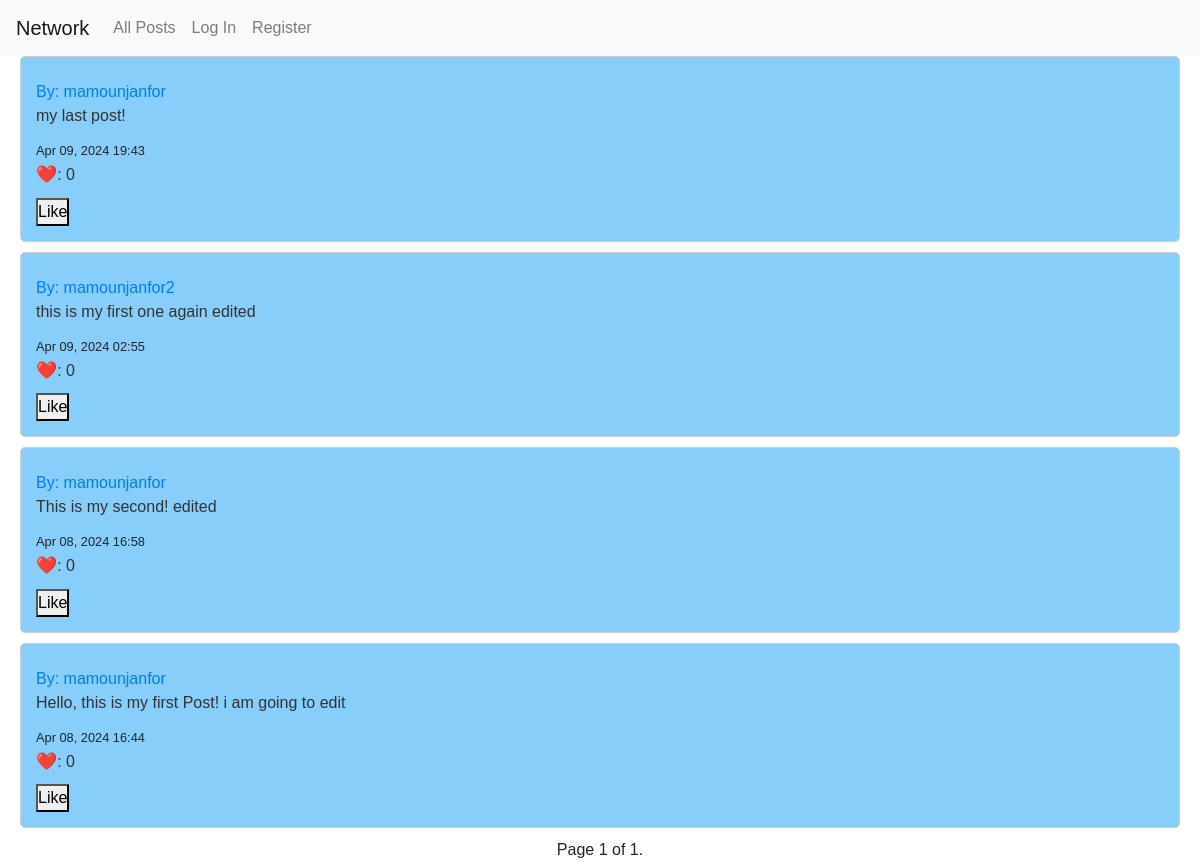
The page / on the database its author committed.
### network/models.py (models this page shows, shortened)
class Post(models.Model):
    user = models.ForeignKey(User, on_delete=models.CASCADE, related_name="author")
    content = models.TextField()
    timestamp = models.DateTimeField(auto_now_add=True)

class User(AbstractUser):
    followers = models.ManyToManyField('self', symmetrical=False, related_name='following', blank=True)

### network/views.py (the view)
# urls.py: path("", views.index, name="index"),
def index(request):
    posts_list = Post.objects.all().order_by('-timestamp')
    for post in posts_list:
        post.is_liked = post.post_like.filter(user=request.user).exists() if request.user.is_authenticated else False
    paginator = Paginator(posts_list, 10)
    page_number = request.GET.get('page')
    page_obj = paginator.get_page(page_number)
    return render(request, 'network/index.html', {
        'page_obj': page_obj,
        'posts': posts_list,
    })

### network/templates/network/index.html (shortened to what this page needs)
{% extends "network/layout.html" %}
{% block body %}
    <div class="main-content">
        {% for post in page_obj %}
            <div class="post">
                <h4></h4><a href="{% url 'profile' user_id=post.user.id %}">By: {{ post.user.username }}</a></h4>
                <p id="content_{{ post.id }}">{{ post.content }}</p>
                <small>{{ post.timestamp|date:"M d, Y H:i" }}</small>
                <p><span style="font-size: 17px; color: red;">❤️</span>: {{ post.post_like.count }}</p>
                <button id="like-button"  class="like-btn" data-post="{{ post.id }}" data-likes="{{ post.post_like.count }}" data-isliked="{{ post.is_liked }}">Like</button>
            </div>
        {% empty %}
            <p>No posts to display.</p>
        {% endfor %}
    </div>
    <div class="pagination justify-content-center">
        <span class="step-links">
            <span class="current">
                Page {{ page_obj.number }} of {{ page_obj.paginator.num_pages }}.
            </span>
        </span>
    </div>
{% endblock %}

### network/templates/network/layout.html (shortened to what this page needs)
{% load static %}
<!DOCTYPE html>
<html lang="en">
  <head>
    <link
      rel="stylesheet"
      href="https://stackpath.bootstrapcdn.com/bootstrap/4.4.1/css/bootstrap.min.css"
    />
    <link href="{% static 'network/styles.css' %}" rel="stylesheet" />
    <link rel="stylesheet" href="https://cdnjs.cloudflare.com/ajax/libs/font-awesome/4.7.0/css/font-awesome.min.css">
  </head>
  <body>
    <nav class="navbar navbar-expand-lg navbar-light bg-light">
      <a class="navbar-brand" href="{% url 'index'  %}">Network</a>
      <div>
        <ul class="navbar-nav mr-auto">
          <li class="nav-item">
            <a class="nav-link" href="{% url 'index' %}">All Posts</a>
          </li>
          {% if user.is_authenticated %}
          <li class="nav-item">
            <a class="nav-link" href="{% url 'following' %}">Following</a>
          </li>
          <li class="nav-item">
            <a class="nav-link" href="{% url 'logout' %}">Log Out</a>
          </li>
          {% else %}
          <li class="nav-item">
            <a class="nav-link" href="{% url 'login' %}">Log In</a>
          </li>
          <li class="nav-item">
            <a class="nav-link" href="{% url 'register' %}">Register</a>
          </li>
          {% endif %}
        </ul>
      </div>
    </nav>
    <div class="body">{% block body %} {% endblock %}</div>
  </body>
</html>

### network/static/network/styles.css (style rules this page uses)
* { padding: 0; margin: 0; box-sizing: border-box; }
.main-content { padding: 0 20px; }
body { font-family: Arial, sans-serif; background-color: white; }
.post { background-color: lightskyblue; padding: 15px; margin-bottom: 10px; border: 1px solid #ccd0d5; border-radius: 5px; margin-left: auto; margin-right: auto; }
.post p { margin-bottom: 10px; color: #333; }

### rows shown on the page
Post: user.username "mamounjanfor", content "my last post!", timestamp "Apr 09, 2024 19:43", post_like.count "0"
Post: user.username "mamounjanfor2", content "this is my first one again edited", timestamp "Apr 09, 2024 02:55", post_like.count "0"
Post: user.username "mamounjanfor", content "This is my second! edited", timestamp "Apr 08, 2024 16:58", post_like.count "0"
Post: user.username "mamounjanfor", content "Hello, this is my first Post! i am going to edit", timestamp "Apr 08, 2024 16:44", post_like.count "0"

### other values the page prints
{{ page_obj.number }} "1"
{{ page_obj.paginator.num_pages }} "1"
